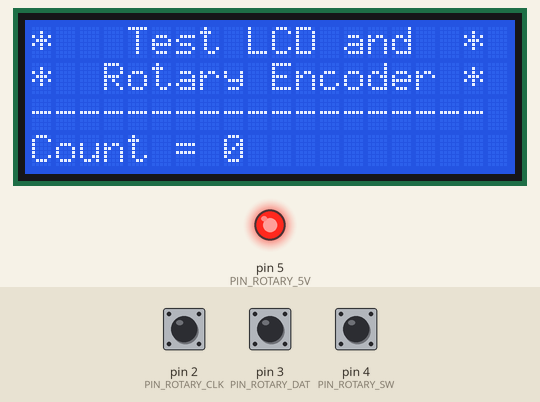
Simulated run of this sketch. Board: Arduino Uno, built with avr-gcc and run on an emulated ATmega328P. Parts: 20×4 character LCD, output pins drawn as LEDs (lit = HIGH). The test bench sets the inputs (shaded band); at power-on: pin 4 (PIN_ROTARY_SW) HIGH, pin 2 (PIN_ROTARY_CLK) HIGH, pin 3 (PIN_ROTARY_DAT) HIGH.

Above: at 1.3 s.
1.4 s: pin 4 (PIN_ROTARY_SW) pulled LOW for 0.15 s
At 2.5 s:
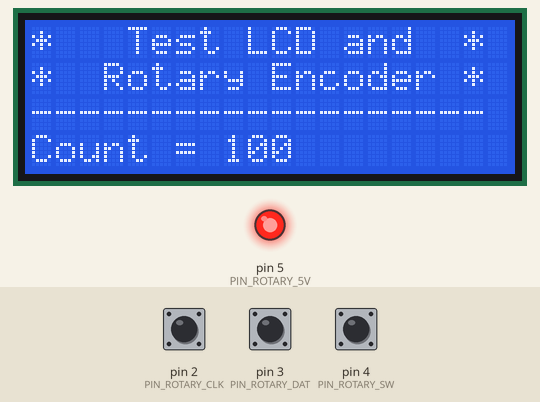
3.2 s: pin 4 (PIN_ROTARY_SW) pulled LOW for 1 s
Timing chart, 0 to 6.2 s (numbered marks = the images above; inputs shaded):
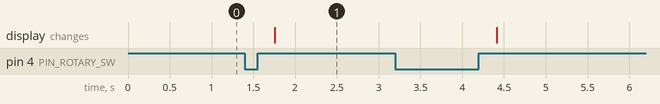

Measured:
- after the input at 1.4 s, the display: changes after 0.35 s (image 1)

The sketch:

LCDRotaryTest.ino
```cpp
// *************************************************************************************
// LCDRotaryTest.ino - Test Program for Character LCD with I2C and KY-040 Rotary Encoder
//    Author:         John Miller
//    Revision:       1.0.0
//    Date:           3/17/2018
//    Project Source: https://github.com/jpsrmiller/rotary-encoder-i2c-lcd
//
// This Arduino program provides an example for using a KY-040 Rotary Encoder and
//   a 16x2 or 20x4 Character LCD with I2C interface
//
// The program may be freely copied, modified, and used for any Arduino projects
//
// The KY-040 Rotary Encoder is connected to the following Arduino Uno pins
//      o CLK --> Pin 2
//      o DT  --> Pin 3
//      o SW  --> Pin 4
//      o +   --> Pin 5
//      o GND --> Pin 6
//
// The LCD is connected to the following Arduino Uno pins
//      o GND --> GND
//      o VCC --> 5V
//      o SDA --> Pin A4 (SDA)
//      o SCL --> Pin A5 (SCL)
//
// The Rotary Encoder uses Arduino pins for the GND and +5V so that the remaining
//   5V and GND pins on the Arduino Uno can be used for other peripheral devices
// This works because the the Rotary Encoder draws less than the 40 mA
//   maximum current allowed on the Arduino Uno I/O pins
//
// *** External Libraries Required ***
// The following libraries must be downloaded and copied into the Arduino "libraries"
// folder in order for the program to compile:
//    o OneButton - https://github.com/mathertel/OneButton
//    o LiquidCrystal_I2C - https://github.com/fdebrabander/Arduino-LiquidCrystal-I2C-library
//
// *********************************************************************************

#include <Arduino.h>
#include <Wire.h>
#include <OneButton.h>
#include <LiquidCrystal_I2C.h>

// Define the IO Pins Used
#define PIN_ROTARY_CLK    2   // Used for generating interrupts using CLK signal
#define PIN_ROTARY_DAT    3   // Used for reading DT signal
#define PIN_ROTARY_SW     4   // Used for the Rotary push button switch
#define PIN_ROTARY_5V     5   // Set to HIGH to be the 5V pin for the Rotary Encoder
#define PIN_ROTARY_GND    6   // Set to LOW to be the GND pin for the Rotary Encoder

// Most I2C LCD's have an I2C Address of either 0x27 or 0x3F
// If the LCD doesn't work with one address, try the other
#define LCD_I2C_ADDRESS 0x27
//#define LCD_I2C_ADDRESS     0x3F

// Define the size of the LCD.  Most LCD's are either 16x2 or 20x4
#define LCD_ROW_COUNT       4    // Number of Rows
#define LCD_COL_COUNT       20   // Number of Characters per Row

// OneButton class handles Debounce and detects button press
OneButton btnRot(PIN_ROTARY_SW, HIGH);		  // Rotary Select button

LiquidCrystal_I2C lcd(LCD_I2C_ADDRESS, LCD_COL_COUNT, LCD_ROW_COUNT);

// Used for the Rotary Encoder interrupt routines PinA() and PinB()
volatile int rotaryCount = 0;

// Disables the Rotary Encoder interrupts while the LCD is being updated
byte rotaryDisabled;

volatile byte aFlag = 0; // lets us know when we're expecting a rising edge on pinA
						 // to signal that the encoder has arrived at a detent
volatile byte bFlag = 0; // lets us know when we're expecting a rising edge on pinB
						 // to signal that the encoder has arrived at a detent
						 // (opposite direction to when aFlag is set)
volatile byte reading = 0; //somewhere to store the direct values we read from our interrupt
						   // pins before checking to see if we have moved a whole detent

// ****************************************************************************
// PinA() - Called by the Interrupt pin when the Rotary Encoder Turned
//    Routine taken from:
//    https://exploreembedded.com/wiki/Interactive_Menus_for_your_project_with_a_Display_and_an_Encoder
// ****************************************************************************
void PinA() {

	if (rotaryDisabled) return;

	cli(); //stop interrupts happening before we read pin values
		   // read all eight pin values then strip away all but pinA and pinB's values
	reading = PIND & 0xC;

	//check that both pins at detent (HIGH) and that we are expecting detent on this pin's rising edge
	if (reading == B00001100 && aFlag) {
		rotaryUp();
		bFlag = 0; //reset flags for the next turn
		aFlag = 0; //reset flags for the next turn
	}
	//signal that we're expecting pinB to signal the transition to detent from free rotation
	else if (reading == B00000100) bFlag = 1;
	sei(); //restart interrupts
}

// ****************************************************************************
// PinB() - Called by the Interrupt pin when the Rotary Encoder Turned
//    Routine taken from:
//    https://exploreembedded.com/wiki/Interactive_Menus_for_your_project_with_a_Display_and_an_Encoder
// ****************************************************************************
void PinB() {

	if (rotaryDisabled) return;

	cli(); //stop interrupts happening before we read pin values
		   //read all eight pin values then strip away all but pinA and pinB's values
	reading = PIND & 0xC;
	//check that both pins at detent (HIGH) and that we are expecting detent on this pin's rising edge
	if (reading == B00001100 && bFlag) {
		rotaryDown();
		bFlag = 0; //reset flags for the next turn
		aFlag = 0; //reset flags for the next turn
	}
	//signal that we're expecting pinA to signal the transition to detent from free rotation
	else if (reading == B00001000) aFlag = 1;
	sei(); //restart interrupts
}

// ****************************************************************************
// rotaryUp() - Rotary Encoder is turned 1 detent to the Right (clockwise)
//              Insert your own code here.
// ****************************************************************************
void rotaryUp()
{
	rotaryCount++;
}

// **********************************************************************************
// rotaryDown() - Rotary Encoder is turned 1 detent to the Left (counter-clockwise)
//                Insert your own code here.
// **********************************************************************************
void rotaryDown()
{
	rotaryCount--;
}

// ****************************************************************************
// rotaryClick() - Rotary Encoder Select Switch is pressed
//                 Insert your own code here.
// ****************************************************************************
void rotaryClick()
{
	rotaryCount += 100;
}

// ****************************************************************************
// rotaryLongPress() - Rotary Encoder Select Switch is Held Down (Long Press)
//                     Insert your own code here.
// ****************************************************************************
void rotaryLongPress()
{
	rotaryCount = 0;
}

// ****************************************************************************
// initializeRotaryEncoder() - Initialize the pins and interrupt functions
//                             for the Rotary Encoder
// ****************************************************************************
void initializeRotaryEncoder()
{
	// Set the Directions of the I/O Pins
	pinMode(PIN_ROTARY_CLK, INPUT_PULLUP);
	pinMode(PIN_ROTARY_DAT, INPUT_PULLUP);
	pinMode(PIN_ROTARY_SW, INPUT_PULLUP);
	pinMode(PIN_ROTARY_GND, OUTPUT);
	pinMode(PIN_ROTARY_5V, OUTPUT);

	// Set the 5V and GND pins for the Rotary Encoder
	digitalWrite(PIN_ROTARY_GND, LOW);
	digitalWrite(PIN_ROTARY_5V, HIGH);

	// set an interrupt on PinA and PinB, looking for a rising edge signal and
	// executing the "PinA" and "PinB" Interrupt Service Routines
	attachInterrupt(0, PinA, RISING);
	attachInterrupt(1, PinB, RISING);

	// Define the functions for Rotary Encoder Click and Long Press
	btnRot.attachClick(&rotaryClick);
	btnRot.attachLongPressStart(&rotaryLongPress);
	btnRot.setPressTicks(2000);

	rotaryDisabled = 0;
}

// ****************************************************************************
// initializeLcd() - Initialize the LCD
// ****************************************************************************
void initializeLcd()
{
	lcd.begin();
	lcd.backlight();
	lcd.clear();
	lcd.setCursor(0, 0);
	lcd.print(F("*   Test LCD and  *"));
	lcd.setCursor(0, 1);
	lcd.print(F("*  Rotary Encoder *"));
	lcd.setCursor(0, 2);
	lcd.print(F("-------------------"));
}

// ****************************************************************************
// updateLcd() - Update the LCD with current Rotary Encoder detent count
// ****************************************************************************
void updateLcd()
{
	rotaryDisabled = 1;
	lcd.setCursor(0, 3);
	lcd.print(F("Count = "));
	lcd.print(rotaryCount);
	lcd.print(F("      "));
	rotaryDisabled = 0;
}

// ****************************************************************************
// setup() - Initialization Function
// ****************************************************************************
void setup()
{
	initializeRotaryEncoder();
	initializeLcd();
}

// ****************************************************************************
// loop() - Main Program Loop Function
// ****************************************************************************
void loop()
{
	updateLcd();
	btnRot.tick();
	delay(50);
}
```
